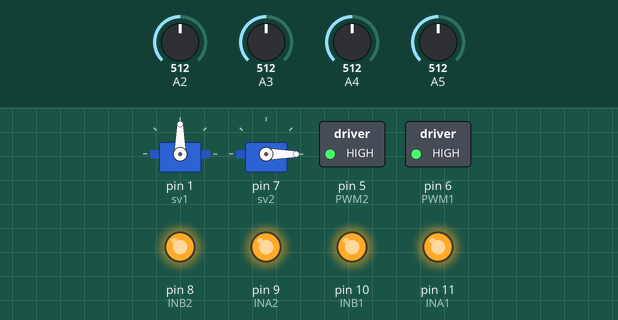
Simulated run of this sketch. Board: Arduino Uno, built with avr-gcc and run on an emulated ATmega328P. Shown: 2 × servo, switched loads named in the sketch (green lamp = pin HIGH), output pins drawn as LEDs (lit = HIGH). The inputs (shaded band) are chosen by the test bench; at power-on: A2 = 512, A3 = 512, A4 = 512, A5 = 512.

Above: at 0.1 s.
At 8.0 s:
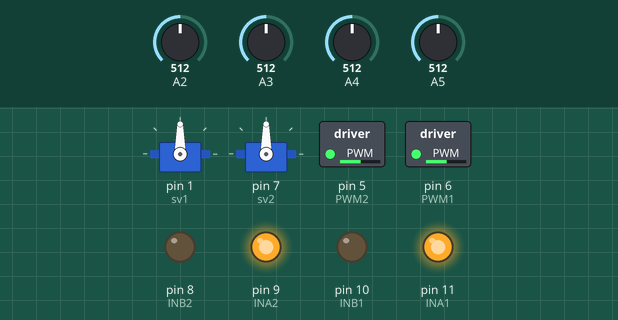
At 9.3 s:
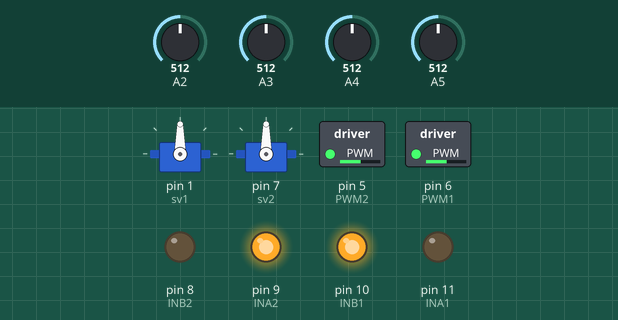
At 10.3 s:
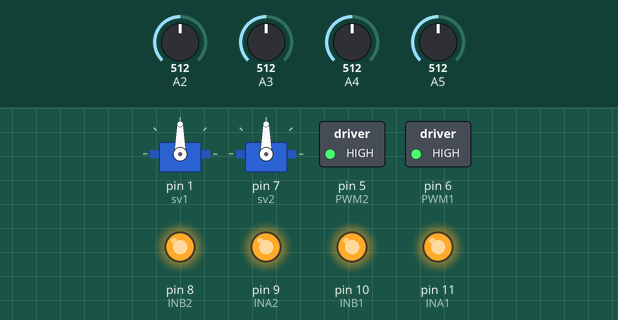
Timing chart, 0 to 11.8 s (numbered marks = the images above):
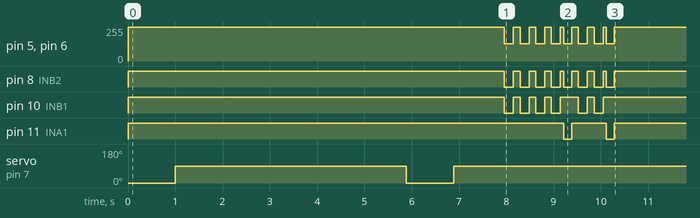

The sketch:

PID_ControlTrackLine.ino
```cpp
#include <Servo.h>

Servo sv1;
Servo sv2;

#define PWM1 6
#define INA1 11
#define INB1 10

#define PWM2 5
#define INA2 9
#define INB2 8

int sensorPin[4] = {5 , 4 , 3 , 2};
int sensorValue[4] = {0, 0, 0, 0};
int minRead[4] = {0, 0, 0, 0};
int midRead[4] = {0, 0, 0, 0};
int maxRead[4] = {0, 0, 0, 0};
int lastError = 0;
int last_value = 0;

void setup() {
  intitial();
  //motorControl(130 , -130);delay(2000);
  //readSensor();
  cross_check(110 , 0.07 , 1.5);
  cross_check(110 , 0.07 , 1.5);
  cross_check(110 , 0.07 , 1.5);
  cross_check(110 , 0.07 , 2.1);
  L();
  cross_check(110 , 0.07 , 1.5);
  cross_check(110 , 0.07 , 1.5);
  L();
  STOPPID(110 , 0.05 , 1.5);
}

void loop() {
  STOP();
}

void intitial() {
  Serial.begin(9600);

  pinMode(INA1 , OUTPUT);
  pinMode(INB1 , OUTPUT);
  pinMode(PWM1 , OUTPUT);
  pinMode(INA2 , OUTPUT);
  pinMode(INB2 , OUTPUT);
  pinMode(PWM2 , OUTPUT);

  analogWrite(PWM1 , 255);
  digitalWrite(INA1 , 1);
  digitalWrite(INB1 , 1);
  analogWrite(PWM2 , 255);
  digitalWrite(INA2 , 1);
  digitalWrite(INB2 , 1);

  sv1.attach(1);
  sv2.attach(7);

  sv2.write(0); delay(1000);
  sv2.write(90);
  displayValue(2000);
  sv2.write(0); delay(1000);
  sv2.write(90);
  delay(1000);
}

void motorControl(int Speed1 , int Speed2) {
  if (Speed1 >= 0) {
    analogWrite(PWM1 , abs(Speed1));
    digitalWrite(INA1 , 1);
    digitalWrite(INB1 , 0);
  }
  else {
    analogWrite(PWM1 , abs(Speed1));
    digitalWrite(INA1 , 0);
    digitalWrite(INB1 , 1);
  }
  if (Speed2 >= 0) {
    analogWrite(PWM2 , abs(Speed2));
    digitalWrite(INA2 , 1);
    digitalWrite(INB2 , 0);
  }
  else {
    analogWrite(PWM2 , abs(Speed2));
    digitalWrite(INA2 , 0);
    digitalWrite(INB2 , 1);
  }
}

void STOP(){
  analogWrite(PWM1 , 255);
  digitalWrite(INA1 , 1);
  digitalWrite(INB1 , 1);
  analogWrite(PWM2 , 255);
  digitalWrite(INA2 , 1);
  digitalWrite(INB2 , 1);
}

void readSensor() {
  while (1) {
    for (int i = 0 ; i < 4 ; i ++) {
      Serial.print("sensor ");
      Serial.print(i);
      Serial.print(" value = ");
      Serial.println(analogRead(sensorPin[i]));
    }
    Serial.println("////////////////////////////");
    delay(350);
  }
}

void Read() {
  for (int i = 0; i < 4; i++) {
    sensorValue[i] = analogRead(sensorPin[i]);
  }
}

void readCarlib() {
  Read();
  for (int j = 0; j < 4; j++) {
    sensorValue[j] = map(sensorValue[j], minRead[j], maxRead[j], 0, 1000);
    sensorValue[j] = (sensorValue[j] < 0 ? 0 : sensorValue[j]);
    sensorValue[j] = (sensorValue[j] > 1000 ? 1000 : sensorValue[j]);
  }
}

int ReadLine() {
  readCarlib();
  int on_line[4] , idx = 0;
  unsigned long avg;
  unsigned int sum = 0;
  for (int k = 0 ; k < 4 ; k++) {
    if (sensorValue[k] < midRead[k]){
      on_line[k] = 1;
      sum += on_line[k];
      avg += (long)k * 1000;
      idx = k;
    }
  }
  if (sum == 0) {
    if (last_value < 1500) last_value = 0;
    else last_value = 3000;
  }
  else {
    if (sum >= 2) {
      last_value = avg / sum;
    }
    else {
      last_value = idx * 1000;
    }
  }
  return last_value;
}

void displayValue(int calibrateTime) {

  for (int sens = 0; sens <= 3 ; sens++) {
    minRead[sens] = 1000;
    maxRead[sens] = 0;
  }
  for (int j = 0; j < calibrateTime; j++) {
    Read();
    for (int i = 0; i < 4; i++) {

      if (j == 0 || maxRead[i] < sensorValue[i])
        maxRead[i] = sensorValue[i];

      if (j == 0 || minRead[i] > sensorValue[i])
        minRead[i] = sensorValue[i];
    }
    delay(2);
  }
  for(int k = 0 ; k < 4 ; k++){
    midRead[k] = (maxRead[k] + minRead[k]) / 2;
  }
}

void stdpid(int BaseSpeed, float Kp, float Kd) {
  int Position  = ReadLine();
  int error = Position - 1500;
  int PowerMotor = (Kp * error) + (Kd * (error - lastError));
  lastError = error;

  if (PowerMotor > BaseSpeed) {
    PowerMotor = BaseSpeed;
  }
  if (PowerMotor < 0 - BaseSpeed) {
    PowerMotor = 0 - BaseSpeed;
  }
  int LeftMotor = BaseSpeed + PowerMotor;
  int RightMotor = BaseSpeed - PowerMotor;
  if (LeftMotor >= 255) LeftMotor = 255;
  if (LeftMotor <= 0) LeftMotor = -130;
  if (RightMotor >= 255) RightMotor = 255;
  if (RightMotor <= 0) RightMotor = -130;
  motorControl(LeftMotor, RightMotor);
}

void STOPPID(int BaseSpeed, float Kp, float Kd) {
  while(1){
    readCarlib();
    if(sensorValue[0] < midRead[0] && sensorValue[3] < midRead[3]){
      break;
    }
    else stdpid(BaseSpeed, Kp, Kd);
  }
  STOP(); delay(70);
}

void cross_check(int BaseSpeed, float Kp, float Kd){
  STOPPID(BaseSpeed , Kp , Kd);
  motorControl(130 , 130); delay(190);
  STOP(); delay(70);
}

void L(){
  motorControl(-130 , 130);
  delay(170);
  while(1){
    readCarlib();
    if(sensorValue[0] < midRead[0]){
      break;
    }
  }
  STOP(); delay(70);
}

void R(){
  motorControl(130 , -130);
  delay(170);
  while(1){
    readCarlib();
    if(sensorValue[3] < midRead[3]){
      break;
    }
  }
  STOP(); delay(70);
}
```
